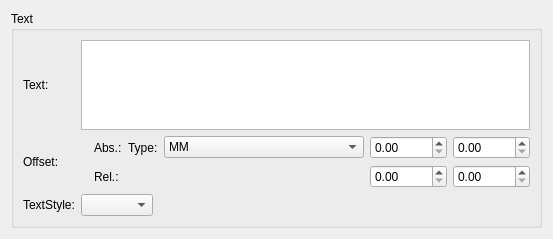
<?xml version="1.0" encoding="UTF-8"?>
<ui version="4.0">
 <class>TextBase</class>
 <widget class="QWidget" name="TextBase">
  <property name="geometry">
   <rect>
    <x>0</x>
    <y>0</y>
    <width>553</width>
    <height>239</height>
   </rect>
  </property>
  <property name="windowTitle">
   <string>Form</string>
  </property>
  <layout class="QVBoxLayout">
   <item>
    <widget class="QGroupBox" name="groupBox">
     <property name="title">
      <string comment="do not translate">Text</string>
     </property>
     <property name="flat">
      <bool>true</bool>
     </property>
     <layout class="QGridLayout" name="gridLayout_2">
      <item row="0" column="0">
       <widget class="QLabel" name="label">
        <property name="sizePolicy">
         <sizepolicy hsizetype="Maximum" vsizetype="Preferred">
          <horstretch>0</horstretch>
          <verstretch>0</verstretch>
         </sizepolicy>
        </property>
        <property name="text">
         <string comment="do not translate">Text:</string>
        </property>
        <property name="textFormat">
         <enum>Qt::PlainText</enum>
        </property>
       </widget>
      </item>
      <item row="0" column="1" colspan="2">
       <widget class="QTextEdit" name="text"/>
      </item>
      <item row="1" column="0">
       <widget class="QLabel" name="label_3">
        <property name="sizePolicy">
         <sizepolicy hsizetype="Maximum" vsizetype="Preferred">
          <horstretch>0</horstretch>
          <verstretch>0</verstretch>
         </sizepolicy>
        </property>
        <property name="text">
         <string comment="do not translate">Offset:</string>
        </property>
        <property name="textFormat">
         <enum>Qt::PlainText</enum>
        </property>
       </widget>
      </item>
      <item row="1" column="1">
       <widget class="QLabel" name="label_5">
        <property name="text">
         <string/>
        </property>
       </widget>
      </item>
      <item row="1" column="2">
       <layout class="QGridLayout" name="gridLayout">
        <item row="1" column="5">
         <widget class="QDoubleSpinBox" name="yoffset">
          <property name="maximum">
           <double>10000.000000000000000</double>
          </property>
         </widget>
        </item>
        <item row="2" column="3">
         <widget class="QDoubleSpinBox" name="rxoffset">
          <property name="maximum">
           <double>10000.000000000000000</double>
          </property>
         </widget>
        </item>
        <item row="2" column="5">
         <widget class="QDoubleSpinBox" name="ryoffset">
          <property name="maximum">
           <double>10000.000000000000000</double>
          </property>
         </widget>
        </item>
        <item row="1" column="3">
         <widget class="QDoubleSpinBox" name="xoffset">
          <property name="maximum">
           <double>10000.000000000000000</double>
          </property>
         </widget>
        </item>
        <item row="1" column="2">
         <widget class="QComboBox" name="offsetType">
          <property name="sizePolicy">
           <sizepolicy hsizetype="Expanding" vsizetype="Fixed">
            <horstretch>0</horstretch>
            <verstretch>0</verstretch>
           </sizepolicy>
          </property>
          <item>
           <property name="text">
            <string>MM</string>
           </property>
          </item>
          <item>
           <property name="text">
            <string>Space</string>
           </property>
          </item>
         </widget>
        </item>
        <item row="1" column="1">
         <widget class="QLabel" name="label_2">
          <property name="sizePolicy">
           <sizepolicy hsizetype="Maximum" vsizetype="Preferred">
            <horstretch>0</horstretch>
            <verstretch>0</verstretch>
           </sizepolicy>
          </property>
          <property name="text">
           <string>Type:</string>
          </property>
          <property name="textFormat">
           <enum>Qt::PlainText</enum>
          </property>
         </widget>
        </item>
        <item row="1" column="0">
         <widget class="QLabel" name="label_7">
          <property name="text">
           <string comment="do not translate">Abs.:</string>
          </property>
         </widget>
        </item>
        <item row="2" column="0">
         <widget class="QLabel" name="label_6">
          <property name="text">
           <string comment="do not translate">Rel.:</string>
          </property>
         </widget>
        </item>
       </layout>
      </item>
      <item row="2" column="0">
       <widget class="QLabel" name="label_4">
        <property name="text">
         <string comment="do not translate">TextStyle:</string>
        </property>
       </widget>
      </item>
      <item row="2" column="1" colspan="2">
       <layout class="QHBoxLayout">
        <item>
         <widget class="QComboBox" name="textStyle"/>
        </item>
        <item>
         <spacer>
          <property name="orientation">
           <enum>Qt::Horizontal</enum>
          </property>
          <property name="sizeHint" stdset="0">
           <size>
            <width>301</width>
            <height>20</height>
           </size>
          </property>
         </spacer>
        </item>
       </layout>
      </item>
     </layout>
     <zorder>label</zorder>
     <zorder>text</zorder>
     <zorder>label_3</zorder>
     <zorder>label_4</zorder>
     <zorder></zorder>
     <zorder>label_2</zorder>
    </widget>
   </item>
  </layout>
 </widget>
 <resources/>
 <connections/>
</ui>
